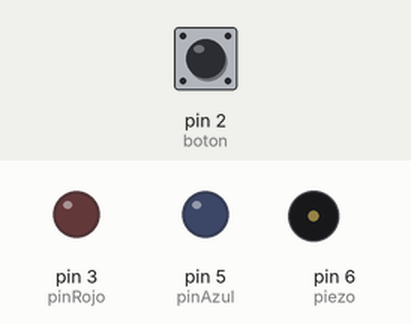
A sketch run on a simulated Arduino Uno, built with avr-gcc and run on an emulated ATmega328P. On the bench: output pins drawn as LEDs (lit = HIGH), buzzer (waves = sounding). Dashed ring = blinking. The test bench sets the inputs (shaded band); at power-on: pin 2 (boton) HIGH. What the sketch prints to the serial monitor is not drawn.

Above: at 1.2 s.
1.3 s: pin 2 (boton) pulled LOW for 0.15 s
At 1.45 s:
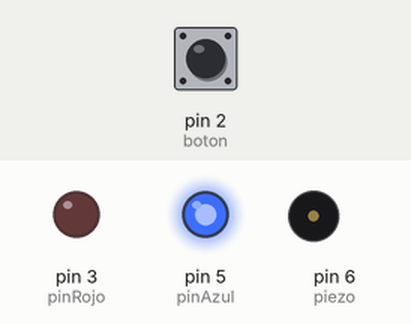
3.1 s: pin 2 (boton) pulled LOW for 1 s
At 3.35 s:
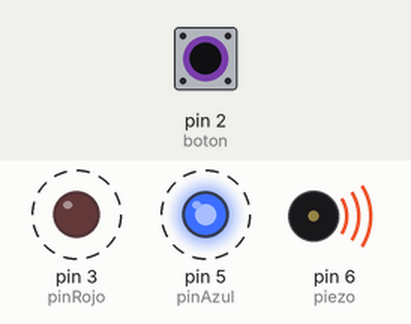
6.1 s: pin 2 (boton) pulled LOW for 3.2 s
At 6.25 s:
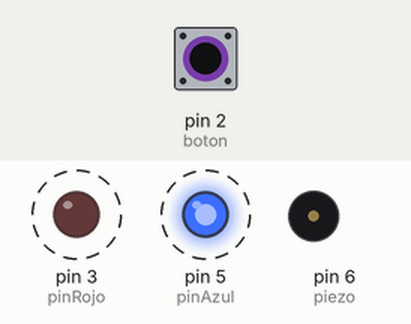
Timing chart, 0 to 10.9 s (numbered marks = the images above; inputs shaded):
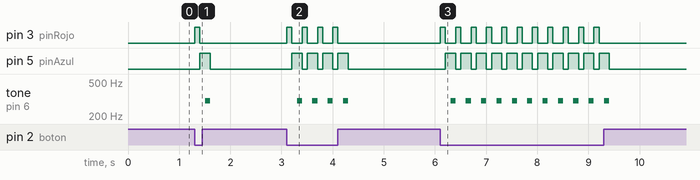

Measured:
- after the input at 1.3 s, pin 3 (pinRojo): LOW → HIGH at once, → LOW 0.10 s later; pin 5 (pinAzul): LOW → HIGH after 0.11 s, → LOW 0.20 s later; tone on pin 6 (piezo): silent → 300 Hz after 0.21 s, → silent 0.10 s later
- after the input at 3.1 s, pin 3 (pinRojo): alternates HIGH for 0.10 s and LOW for 0.20 s, 8 changes in all, then stays LOW, starting at once; pin 5 (pinAzul): alternates HIGH for 0.20 s and LOW for 0.10 s, 8 changes in all, then stays LOW, starting after 0.10 s
- after the input at 6.1 s, pin 3 (pinRojo): alternates HIGH for 0.10 s and LOW for 0.20 s, 22 changes in all, then stays LOW, starting at once; pin 5 (pinAzul): alternates HIGH for 0.20 s and LOW for 0.10 s, 22 changes in all, then stays LOW, starting after 0.11 s

The sketch:

pr_cticaDirigida1.ino
```cpp
//Allan Otárola Villalobos
//Práctica Dirigida 1
//Curso Computación Física: Prototipos Interectivos 2

/*
Descripción:
Simulación de sistema de Alarma, que está emitiendo un sonido mientras el botón no está presionado. Además un led rojo y azul que se encienden y apagan intermitente
mientras la alarma está activada.

 */

//Definición de variables

int pinRojo = 3;// declaración de variable para controlar el pin 3 que representa el led rojo
int pinAzul = 5;// declaración de variable para controlar el pin 5 que representa el led azul
int piezo = 6;// declaración de variable para controlar el pin 6 que representa el piezo
int boton = 2;// declaración de variable para controlar el pin 2 que representa el botón

void setup() {

  pinMode(pinRojo,OUTPUT);// configurando el pin con un funcionamiento de actuador, por eso el parámetro de salida (OUTPUT)
  pinMode(pinAzul,OUTPUT);// configurando el pin con un funcionamiento de actuador, por eso el parámetro de salida (OUTPUT)
  pinMode(piezo,OUTPUT);// configurando el pin con un funcionamiento de actuador, por eso el parámetro de salida (OUTPUT)
  pinMode(boton,INPUT);// configurando el pin con un funcionamiento de sensor, por eso el parámetro de entrada (INPUT)

  Serial.begin (9600);//configurando el monitor serial a 9600 baudios

}

void loop() {


//Ciclo que mantine la alarma encendida mientras no esté presionado el botón

  while(digitalRead(boton)==0){//Ciclo que verifica que el botón no está presionado, haciendo la consulta a través de la instrucción digitalRead

    Serial.println(digitalRead(boton));//Imprime en el monitor serial el estado del botón que puede ser 0 o 1

    digitalWrite(pinRojo,HIGH);//Enciende el led Rojo
    digitalWrite(pinAzul,LOW);//Apaga el led Azul
    delay(100);//Un espera

    digitalWrite(pinRojo,LOW);//Apaga el led Rojo
    digitalWrite(pinAzul,HIGH);//Enciende el le Azul
    delay(100);//Un espera

    tone (piezo,300,100);//Activa un sonido el el piezo
    delay(100);//Un espera

  }


//Ciclo que mantine la alarma apagada mientras esté presionado el botón

  while(digitalRead(boton)==1){//Ciclo que verifica que el botón está presionado, haciendo la consulta a través de la instrucción digitalRead

    digitalWrite(pinRojo,LOW);//Apaga el led Rojo
    digitalWrite(pinAzul,LOW);//Apaga el led Azul

    Serial.println(digitalRead(boton));//Imprime en el monitor serial el estado del botón que puede ser 0 o 1
  }

}
```
